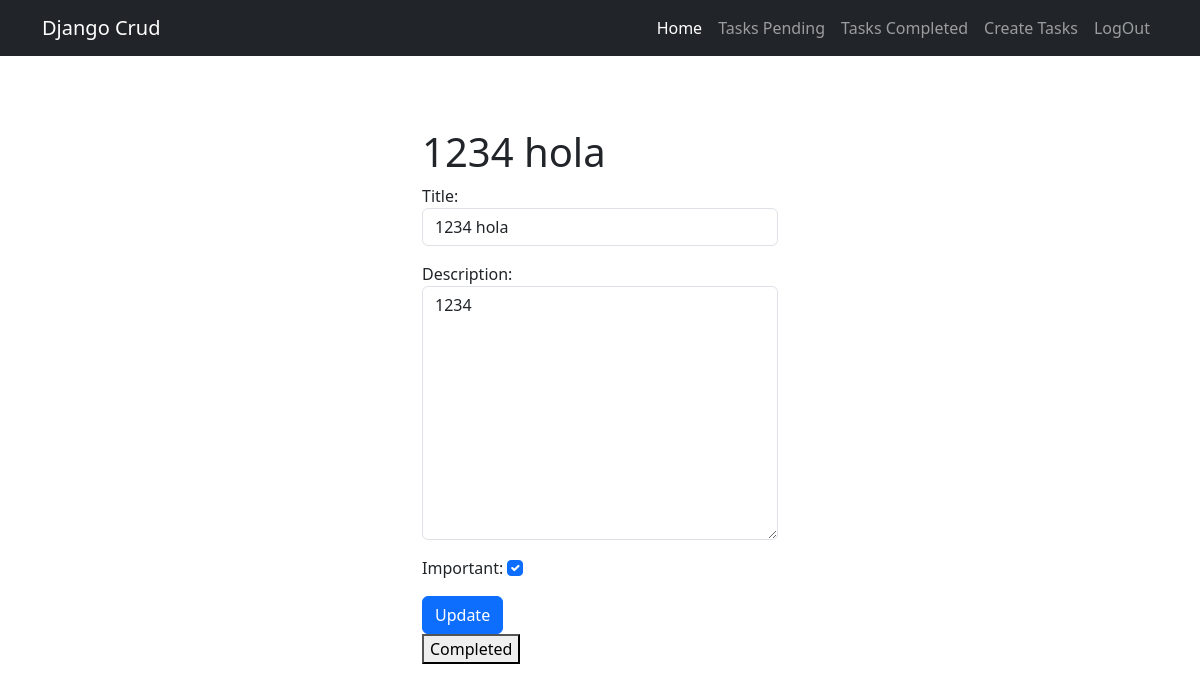
The page /tasks/11/ (signed in) on the database as committed earlier.
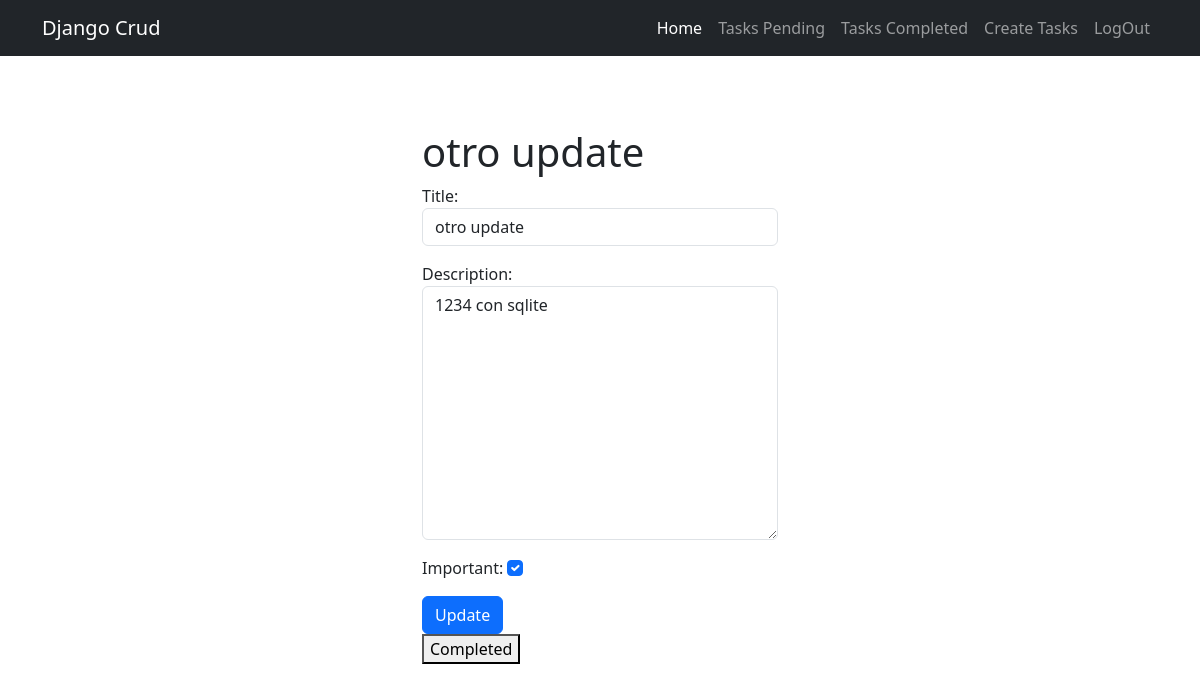
The same page on the database as committed later.
### tasks/models.py (models this page shows, shortened)
class Task(models.Model):
  title = models.CharField(max_length=200)
  description = models.TextField(max_length=1000)
  created = models.DateTimeField(auto_now_add=True)
  datecompleted = models.DateTimeField(null=True, blank=True)
  important = models.BooleanField(default=False)
  user = models.ForeignKey(User, on_delete=models.CASCADE)
  user = models.ForeignKey(User, on_delete=models.CASCADE)

### tasks/views.py (the view, shortened to what this page needs)
# urls.py: path('tasks/<int:task_id>/', views.task_detail, name='task_detail'),
@login_required
def task_detail(request, task_id):
    if request.method == 'GET':
        task = get_object_or_404(Task, pk=task_id, user=request.user)
        form = TaskForm(instance=task)
        return render(request,'task_detail.html',{'task': task, 'form':form})

### tasks/forms.py
class TaskForm(forms.ModelForm):
    class Meta:
        model = Task
        fields = ['title', 'description', 'important']
        widgets = {
            'title': forms.TextInput(attrs={'class' : 'form-control', 'placeholder': 'Write a Title'}),
            'description': forms.Textarea(attrs={'class' : 'form-control', 'placeholder': 'Write a Description'}),
            'important': forms.CheckboxInput(attrs={'class' : 'form-check-input '}),
        }

### tasks/templates/task_detail.html (shortened to what this page needs)
{% extends "base.html" %}
 {% block content %}
 <main class="container mt-5">
   <div class="row">
       <div class="col-md-4 offset-md-4 mt-4">
         <h1>{{task.title}}</h1>
         <form method='POST'>
            {{form.as_p}}
            <a class="btn btn-primary" >
               Update
         </a>
    </form>
    <form method='POST'>
      <button>
         Completed
      </button>
    </form>
 {% endblock %}

Rows that differ between the two databases and show on the page:
changed Task: title "1234 hola" → "otro update"; description "1234" → "1234 con sqlite"
